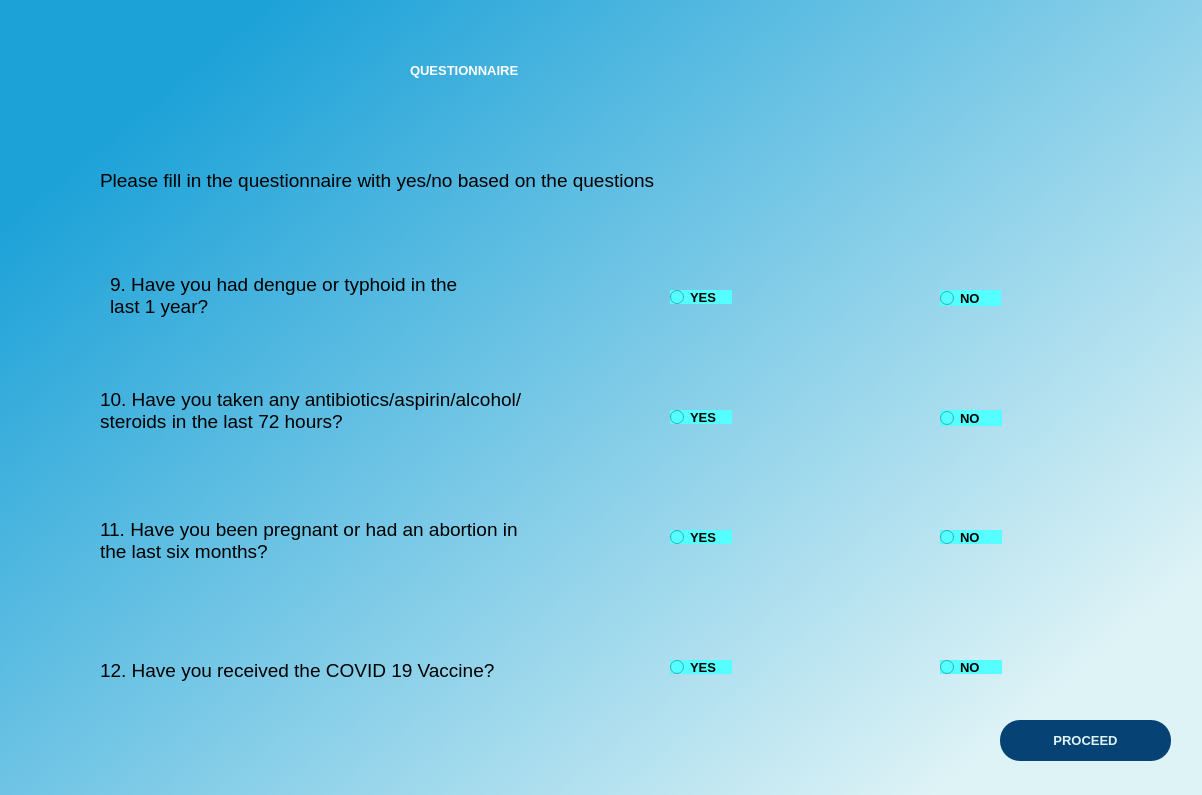
<?xml version="1.0" encoding="UTF-8"?>
<ui version="4.0">
 <class>Dialog</class>
 <widget class="QDialog" name="Dialog">
  <property name="geometry">
   <rect>
    <x>0</x>
    <y>0</y>
    <width>1202</width>
    <height>795</height>
   </rect>
  </property>
  <property name="windowTitle">
   <string>Dialog</string>
  </property>
  <widget class="QWidget" name="bgwidget" native="true">
   <property name="geometry">
    <rect>
     <x>0</x>
     <y>0</y>
     <width>1211</width>
     <height>831</height>
    </rect>
   </property>
   <property name="minimumSize">
    <size>
     <width>0</width>
     <height>831</height>
    </size>
   </property>
   <property name="font">
    <font>
     <pointsize>10</pointsize>
     <weight>75</weight>
     <bold>true</bold>
    </font>
   </property>
   <property name="styleSheet">
    <string notr="true">QWidget#bgwidget{
	background-color: rgb(85, 255, 255);
background-color:qlineargradient(spread:pad, x1:0.096, y1:0.158955, x2:0.893389, y2:0.813, stop:0 rgba(29, 162, 216, 255), stop:1 rgba(222, 243, 246, 255));}
</string>
   </property>
   <widget class="QLabel" name="label">
    <property name="geometry">
     <rect>
      <x>410</x>
      <y>30</y>
      <width>371</width>
      <height>81</height>
     </rect>
    </property>
    <property name="styleSheet">
     <string notr="true">font: 28pt &quot;MS Shell Dlg 2&quot;;color:white;</string>
    </property>
    <property name="text">
     <string>QUESTIONNAIRE </string>
    </property>
   </widget>
   <widget class="QLabel" name="label_2">
    <property name="geometry">
     <rect>
      <x>100</x>
      <y>160</y>
      <width>701</width>
      <height>41</height>
     </rect>
    </property>
    <property name="font">
     <font>
      <family>MS Shell Dlg 2</family>
      <pointsize>14</pointsize>
      <weight>50</weight>
      <italic>false</italic>
      <bold>false</bold>
     </font>
    </property>
    <property name="styleSheet">
     <string notr="true">font: 20pt &quot;MS Shell Dlg 2&quot;;color:black;
font: 14pt &quot;MS Shell Dlg 2&quot;;color:black;</string>
    </property>
    <property name="text">
     <string>Please fill in the questionnaire with yes/no based on the questions </string>
    </property>
   </widget>
   <widget class="QPushButton" name="proceed">
    <property name="geometry">
     <rect>
      <x>1000</x>
      <y>720</y>
      <width>171</width>
      <height>41</height>
     </rect>
    </property>
    <property name="styleSheet">
     <string notr="true">border-radius:20px;
background-color:#064273;
font: 16pt &quot;MS Shell Dlg 2&quot;;color:#def3f6;
</string>
    </property>
    <property name="text">
     <string>PROCEED</string>
    </property>
   </widget>
   <widget class="QLabel" name="errormsg">
    <property name="geometry">
     <rect>
      <x>380</x>
      <y>740</y>
      <width>411</width>
      <height>31</height>
     </rect>
    </property>
    <property name="styleSheet">
     <string notr="true">font: 12pt &quot;MS Shell Dlg 2&quot;;color: red;</string>
    </property>
    <property name="text">
     <string/>
    </property>
   </widget>
   <widget class="QRadioButton" name="yes9">
    <property name="geometry">
     <rect>
      <x>670</x>
      <y>290</y>
      <width>62</width>
      <height>14</height>
     </rect>
    </property>
    <property name="minimumSize">
     <size>
      <width>0</width>
      <height>14</height>
     </size>
    </property>
    <property name="font">
     <font>
      <pointsize>10</pointsize>
      <weight>75</weight>
      <bold>true</bold>
     </font>
    </property>
    <property name="styleSheet">
     <string notr="true">background-color: rgb(85, 255, 255);</string>
    </property>
    <property name="text">
     <string>YES</string>
    </property>
    <attribute name="buttonGroup">
     <string notr="true">q1</string>
    </attribute>
   </widget>
   <widget class="QRadioButton" name="no9">
    <property name="geometry">
     <rect>
      <x>940</x>
      <y>290</y>
      <width>61</width>
      <height>16</height>
     </rect>
    </property>
    <property name="minimumSize">
     <size>
      <width>61</width>
      <height>0</height>
     </size>
    </property>
    <property name="font">
     <font>
      <pointsize>10</pointsize>
      <weight>75</weight>
      <bold>true</bold>
     </font>
    </property>
    <property name="styleSheet">
     <string notr="true">background-color: rgb(85, 255, 255);</string>
    </property>
    <property name="text">
     <string>NO</string>
    </property>
    <attribute name="buttonGroup">
     <string notr="true">q1</string>
    </attribute>
   </widget>
   <widget class="QRadioButton" name="yes10">
    <property name="geometry">
     <rect>
      <x>670</x>
      <y>410</y>
      <width>62</width>
      <height>14</height>
     </rect>
    </property>
    <property name="font">
     <font>
      <pointsize>10</pointsize>
      <weight>75</weight>
      <bold>true</bold>
     </font>
    </property>
    <property name="styleSheet">
     <string notr="true">
background-color: rgb(85, 255, 255);</string>
    </property>
    <property name="text">
     <string>YES</string>
    </property>
    <attribute name="buttonGroup">
     <string notr="true">q2</string>
    </attribute>
   </widget>
   <widget class="QRadioButton" name="no10">
    <property name="geometry">
     <rect>
      <x>940</x>
      <y>410</y>
      <width>62</width>
      <height>16</height>
     </rect>
    </property>
    <property name="font">
     <font>
      <pointsize>10</pointsize>
      <weight>75</weight>
      <bold>true</bold>
     </font>
    </property>
    <property name="styleSheet">
     <string notr="true">background-color: rgb(85, 255, 255);</string>
    </property>
    <property name="text">
     <string>NO</string>
    </property>
    <attribute name="buttonGroup">
     <string notr="true">q2</string>
    </attribute>
   </widget>
   <widget class="QRadioButton" name="yes11">
    <property name="geometry">
     <rect>
      <x>670</x>
      <y>530</y>
      <width>62</width>
      <height>14</height>
     </rect>
    </property>
    <property name="font">
     <font>
      <pointsize>10</pointsize>
      <weight>75</weight>
      <bold>true</bold>
     </font>
    </property>
    <property name="styleSheet">
     <string notr="true">background-color: rgb(85, 255, 255);</string>
    </property>
    <property name="text">
     <string>YES</string>
    </property>
    <attribute name="buttonGroup">
     <string notr="true">q3</string>
    </attribute>
   </widget>
   <widget class="QRadioButton" name="no11">
    <property name="geometry">
     <rect>
      <x>940</x>
      <y>530</y>
      <width>62</width>
      <height>14</height>
     </rect>
    </property>
    <property name="font">
     <font>
      <pointsize>10</pointsize>
      <weight>75</weight>
      <bold>true</bold>
     </font>
    </property>
    <property name="styleSheet">
     <string notr="true">background-color: rgb(85, 255, 255);</string>
    </property>
    <property name="text">
     <string>NO</string>
    </property>
    <attribute name="buttonGroup">
     <string notr="true">q3</string>
    </attribute>
   </widget>
   <widget class="QRadioButton" name="yes12">
    <property name="geometry">
     <rect>
      <x>670</x>
      <y>660</y>
      <width>62</width>
      <height>14</height>
     </rect>
    </property>
    <property name="font">
     <font>
      <pointsize>10</pointsize>
      <weight>75</weight>
      <bold>true</bold>
     </font>
    </property>
    <property name="styleSheet">
     <string notr="true">background-color: rgb(85, 255, 255);</string>
    </property>
    <property name="text">
     <string>YES</string>
    </property>
    <attribute name="buttonGroup">
     <string notr="true">q4</string>
    </attribute>
   </widget>
   <widget class="QRadioButton" name="no12">
    <property name="geometry">
     <rect>
      <x>940</x>
      <y>660</y>
      <width>62</width>
      <height>14</height>
     </rect>
    </property>
    <property name="font">
     <font>
      <pointsize>10</pointsize>
      <weight>75</weight>
      <bold>true</bold>
     </font>
    </property>
    <property name="styleSheet">
     <string notr="true">background-color: rgb(85, 255, 255);</string>
    </property>
    <property name="text">
     <string>NO</string>
    </property>
    <attribute name="buttonGroup">
     <string notr="true">q4</string>
    </attribute>
   </widget>
   <widget class="QLabel" name="Q7">
    <property name="geometry">
     <rect>
      <x>110</x>
      <y>260</y>
      <width>461</width>
      <height>71</height>
     </rect>
    </property>
    <property name="font">
     <font>
      <family>MS Shell Dlg 2</family>
      <pointsize>14</pointsize>
      <weight>9</weight>
      <italic>false</italic>
      <bold>false</bold>
     </font>
    </property>
    <property name="styleSheet">
     <string notr="true">font: 75 14pt &quot;MS Shell Dlg 2&quot;;</string>
    </property>
    <property name="text">
     <string>9. Have you had dengue or typhoid in the 
last 1 year? </string>
    </property>
   </widget>
   <widget class="QLabel" name="Q8">
    <property name="geometry">
     <rect>
      <x>100</x>
      <y>380</y>
      <width>531</width>
      <height>61</height>
     </rect>
    </property>
    <property name="font">
     <font>
      <family>MS Shell Dlg 2</family>
      <pointsize>14</pointsize>
      <weight>9</weight>
      <italic>false</italic>
      <bold>false</bold>
     </font>
    </property>
    <property name="styleSheet">
     <string notr="true">font: 75 14pt &quot;MS Shell Dlg 2&quot;;</string>
    </property>
    <property name="text">
     <string>10. Have you taken any antibiotics/aspirin/alcohol/
steroids in the last 72 hours? </string>
    </property>
   </widget>
   <widget class="QLabel" name="Q11">
    <property name="geometry">
     <rect>
      <x>100</x>
      <y>500</y>
      <width>551</width>
      <height>81</height>
     </rect>
    </property>
    <property name="font">
     <font>
      <family>MS Shell Dlg 2</family>
      <pointsize>14</pointsize>
      <weight>9</weight>
      <italic>false</italic>
      <bold>false</bold>
     </font>
    </property>
    <property name="styleSheet">
     <string notr="true">font: 75 14pt &quot;MS Shell Dlg 2&quot;;</string>
    </property>
    <property name="text">
     <string>11. Have you been pregnant or had an abortion in 
the last six months?</string>
    </property>
   </widget>
   <widget class="QLabel" name="Q12">
    <property name="geometry">
     <rect>
      <x>100</x>
      <y>650</y>
      <width>551</width>
      <height>41</height>
     </rect>
    </property>
    <property name="font">
     <font>
      <family>MS Shell Dlg 2</family>
      <pointsize>14</pointsize>
      <weight>9</weight>
      <italic>false</italic>
      <bold>false</bold>
     </font>
    </property>
    <property name="styleSheet">
     <string notr="true">font: 75 14pt &quot;MS Shell Dlg 2&quot;;</string>
    </property>
    <property name="text">
     <string>12. Have you received the COVID 19 Vaccine?</string>
    </property>
   </widget>
  </widget>
 </widget>
 <resources/>
 <connections/>
 <buttongroups>
  <buttongroup name="q1"/>
  <buttongroup name="q2"/>
  <buttongroup name="q3"/>
  <buttongroup name="q4"/>
 </buttongroups>
</ui>
